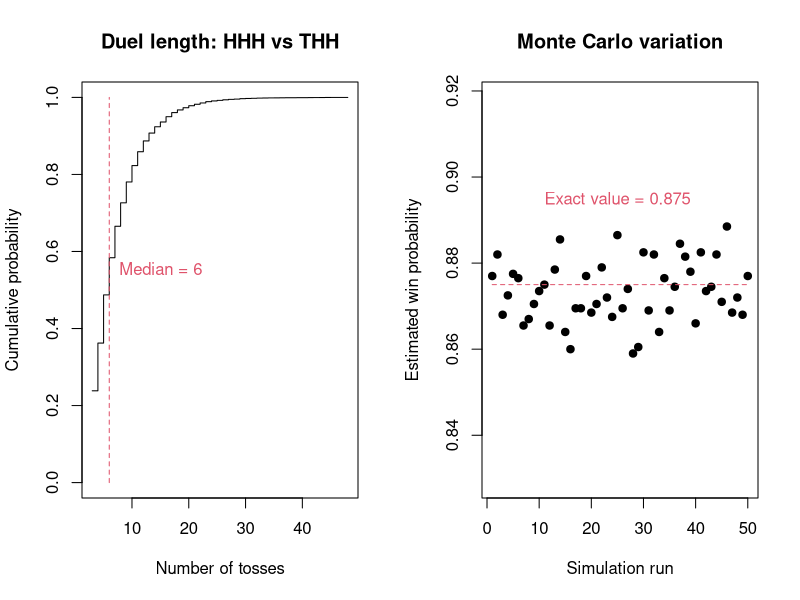

Recreate this plot in R.

# Statistical Programming
# Practical 2: Sequence duels and the perils of independence
#
# Group 3:
# Alejandra Campo Archbold (s3023700)
# Weihang Gu (s2932201)
# Weichen Zhao (s2929481)
#
# Contributions:
# - Alejandra Campo Archbold: []
# - Weihang Gu: []
# - Weichen Zhao: []
#
# GitHub URL:


#-------------------------------------------------------------------------------
# Overview:
#
# Two players choose patterns of heads (1) and tails (0).
# They watch the same coin tosses, and the first pattern to appear wins.
# We simulate duels, find win probabilities and calculate exact waiting
# times. We then compare patterns, look for cycles and change the coin bias.
#-------------------------------------------------------------------------------


#-------------------------------------------------------------------------------
# Function definitions
#-------------------------------------------------------------------------------

# Q1: firsthit

firsthit <- function(x, a){
  # Description: finds the first occurrence of pattern a in x.
  # Inputs: x (coin tosses), a (the pattern to find).
  # Output: the ending position of the first match, or NA.
  # How it works: checks each window of length k in order.
  
  k <- length(a)
  n <- length(x)
  
  if(k == 0){
    stop("Please add a 0/1 pattern.")
  }
  
  if(n < k){
    return(NA)
  }
  
  for(m in k:n){
    w <- x[(m-k+1):m]
    
    if(all(w == a)){
      return(m)
    }
  }
  
  return(NA)
}


# Q2 and Q3: simulate_duels

simulate_duels <- function(a, b, p=0.5, nreps=1, block=20){
  # Description: simulates several duels between a and b.
  # Inputs: a and b (patterns), p (chance of heads),
  #         nreps (number of duels), block (tosses per batch).
  # Output: a matrix of winners and toss counts for all duels.
  # How it works: each row is one duel. Both patterns use the same
  # tosses in that row. Only unfinished rows receive new tosses.
  
  k <- length(a)
  
  if(k == 0 || length(b) != k ||
     anyNA(a) || anyNA(b) ||
     any(!(a %in% c(0,1))) || any(!(b %in% c(0,1))) ||
     all(a == b)){
    stop("a and b must be different 0/1 patterns of equal length.")
  }
  
  if(length(p) != 1 || !is.numeric(p) ||
     !is.finite(p) || p <= 0 || p >= 1){
    stop("p must be between 0 and 1.")
  }
  
  if(length(nreps) != 1 || !is.numeric(nreps) ||
     !is.finite(nreps) || nreps < 1 ||
     nreps != floor(nreps)){
    stop("nreps must be a positive integer.")
  }
  
  if(length(block) != 1 || !is.numeric(block) ||
     !is.finite(block) || block < 1 ||
     block != floor(block)){
    stop("block must be a positive integer.")
  }
  
  # Keep only the most recent k tosses from each duel.
  recent <- matrix(0, nrow=nreps, ncol=k)
  winner <- rep(NA_integer_, nreps)
  tosses <- integer(nreps)
  unfinished <- seq_len(nreps)
  
  while(length(unfinished) > 0){
    
    new <- matrix(
      rbinom(length(unfinished)*block, size=1, prob=p),
      nrow=length(unfinished), ncol=block
    )
    
    for(j in seq_len(block)){
      active_rows <- is.na(winner[unfinished])
      active <- unfinished[active_rows]
      
      if(length(active) == 0){
        break
      }
      
      current <- new[active_rows, j]
      
      if(k > 1){
        recent[active, 1:(k-1)] <- recent[active, 2:k, drop=FALSE]
      }
      
      recent[active, k] <- current
      tosses[active] <- tosses[active] + 1
      ready <- active[tosses[active] >= k]
      
      if(length(ready) > 0){
        windows <- recent[ready, , drop=FALSE]
        
        # Compare the rows with a and b at the same time.
        target_a <- matrix(a, nrow=length(ready),
                           ncol=k, byrow=TRUE)
        target_b <- matrix(b, nrow=length(ready),
                           ncol=k, byrow=TRUE)
        
        match_a <- rowSums(windows == target_a) == k
        match_b <- rowSums(windows == target_b) == k
        
        winner[ready[match_a]] <- 1
        winner[ready[match_b]] <- 0
      }
    }
    
    unfinished <- which(is.na(winner))
  }
  
  return(cbind(winner, tosses))
}


# Q2: duel

duel <- function(a, b, p=0.5){
  # Description: simulates one game between patterns a and b.
  # Inputs: a and b (patterns), p (chance of heads).
  # Output: c(winner, tosses), with 1 for a and 0 for b.
  # How it works: uses simulate_duels for one game.
  
  result <- simulate_duels(a, b, p, nreps=1)
  return(result[1,])
}


# Q3: pwin

pwin <- function(a, b, p=0.5, nreps=10000){
  # Description: estimates the probability that a beats b.
  # Inputs: a and b (patterns), p (chance of heads),
  #         nreps (number of simulated games).
  # Output: the proportion of games won by a.
  
  results <- simulate_duels(a, b, p, nreps=nreps)
  return(mean(results[, "winner"]))
}


# Q4: ewait

ewait <- function(a, p=0.5){
  # Description: calculates the exact mean wait for pattern a.
  # Inputs: a (pattern), p (chance of heads).
  # Output: the expected number of tosses until a first appears.
  # How it works: adds 1/P(prefix) for every self-overlap length.
  
  k <- length(a)
  
  if(k == 0 || anyNA(a) || any(!(a %in% c(0,1)))){
    stop("Please enter a non-empty 0/1 pattern.")
  }
  
  if(length(p) != 1 || !is.numeric(p) ||
     !is.finite(p) || p <= 0 || p >= 1){
    stop("p must be between 0 and 1.")
  }
  
  wait <- 0
  
  for(j in seq_len(k)){
    first <- a[1:j]
    last <- a[(k-j+1):k]
    
    if(all(first == last)){
      h <- sum(first)
      prob <- p^h * (1-p)^(j-h)
      wait <- wait + 1/prob
    }
  }
  
  return(wait)
}


# Q4: simwait

simwait <- function(a, p=0.5, nreps=3000, block=20){
  # Description: estimates the wait for one pattern by simulation.
  # Inputs: a (pattern), p (heads), nreps (runs), block (batch size).
  # Output: the simulated waiting time for each run.
  # How it works: keeps adding tosses until firsthit finds a.
  
  waits <- integer(nreps)
  
  for(i in seq_len(nreps)){
    x <- integer(0)
    hit <- NA
    
    while(is.na(hit)){
      x <- c(x, rbinom(block, size=1, prob=p))
      hit <- firsthit(x, a)
    }
    
    waits[i] <- hit
  }
  
  return(waits)
}


# Q5: pmat

pmat <- function(k, p=0.5, nreps=10000){
  # Description: estimates win probabilities for all pattern pairs.
  # Inputs: k (pattern length), p (heads), nreps (games per pair).
  # Output: matrix M, where M[i,j] is P(pattern i beats pattern j).
  # How it works: generates every 0/1 pattern in binary order.
  # For k=3 the order is 000, 001, ..., 111. Each pair is
  # simulated once. The diagonal is NA and reverse wins add to 1.
  
  if(length(k) != 1 || !is.numeric(k) ||
     !is.finite(k) || k < 1 || k != floor(k)){
    stop("k must be a positive integer.")
  }
  
  # expand.grid creates all 0/1 combinations for k positions.
  patterns <- as.matrix(expand.grid(rep(list(0:1), k)))
  patterns <- patterns[, k:1, drop=FALSE]
  labels <- apply(patterns, 1, paste, collapse="")
  n <- nrow(patterns)
  
  M <- matrix(NA_real_, nrow=n, ncol=n)
  rownames(M) <- labels
  colnames(M) <- labels
  
  for(i in seq_len(n-1)){
    for(j in (i+1):n){
      prob <- pwin(patterns[i,], patterns[j,], p=p, nreps=nreps)
      M[i,j] <- prob
      M[j,i] <- 1-prob
    }
  }
  
  return(M)
}


# Q5(a): best_reply

best_reply <- function(M){
  # Description: finds the best reply to each pattern.
  # Input: M (matrix where each row pattern beats a column pattern).
  # Output: pattern, its best reply and the estimated win chance.
  # How it works: finds the largest value in each column.
  
  n <- ncol(M)
  result <- data.frame(
    pattern=colnames(M),
    reply=character(n),
    probability=numeric(n)
  )
  
  for(j in seq_len(n)){
    i <- which.max(M[,j])
    result$reply[j] <- rownames(M)[i]
    result$probability[j] <- M[i,j]
  }
  
  result$probability <- round(result$probability, 3)
  return(result)
}


# Q5(b): find_cycle

find_cycle <- function(M, cutoff=0.55){
  # Description: finds the shortest clear non-transitive cycle.
  # Inputs: M (win matrix), cutoff (minimum win probability).
  # Output: the positions in a cycle, or NULL if none is found.
  # How it works: builds paths of length 3, then 4, and so on.
  # A path forms a cycle if its last pattern beats its first.
  
  n <- nrow(M)
  
  if(n < 3){
    return(NULL)
  }
  
  beats <- M > cutoff
  beats[is.na(beats)] <- FALSE
  
  for(size in 3:n){
    for(start in seq_len(n)){
      paths <- list(start)
      
      for(step in seq_len(size-1)){
        new_paths <- list()
        
        for(path in paths){
          current <- tail(path, 1)
          options <- which(beats[current,])
          options <- options[!(options %in% path)]
          
          for(j in options){
            new_paths[[length(new_paths)+1]] <- c(path,j)
          }
        }
        
        paths <- new_paths
      }
      
      for(path in paths){
        last <- tail(path, 1)
        
        if(beats[last,start]){
          return(c(path,start))
        }
      }
    }
  }
  
  return(NULL)
}


# Q5(b): show_cycle

show_cycle <- function(M, cutoff=0.55){
  # Description: prints a cycle and its win probabilities.
  # Inputs: M (win matrix), cutoff (minimum win probability).
  # Output: a labelled cycle and the probability of each win.
  
  cycle <- find_cycle(M, cutoff=cutoff)
  
  if(is.null(cycle)){
    cat("No clear non-transitive cycle found.\n")
    return(invisible(NULL))
  }
  
  labels <- rownames(M)
  cat("Cycle:", paste(labels[cycle], collapse=" -> "), "\n")
  
  for(i in seq_len(length(cycle)-1)){
    a <- cycle[i]
    b <- cycle[i+1]
    cat(labels[a], "beats", labels[b], ":",
        round(M[a,b], 3), "\n")
  }
}


#-------------------------------------------------------------------------------
# Run code and analysis
#-------------------------------------------------------------------------------

# A fixed seed makes the simulation results reproducible.
set.seed(2026)


# Q1: Check firsthit on simple streams

x <- c(1,0,0,1,0,1,1)
a <- c(1,0,1)

cat("Q1: First hit of 101:", firsthit(x,a), "(expected 6)\n")
cat("Q1: Pattern 111 absent:", firsthit(x,c(1,1,1)), "\n")
cat("Q1: Short stream:", firsthit(c(1,0),a), "\n")


# Q2: Simulate one duel

a <- c(1,0,1)
b <- c(0,1,1)
result <- duel(a,b)

cat("\nQ2: Duel between 101 and 011\n")
print(result)


# Q3: Estimate the chance that HHH beats THH

p_fair <- pwin(c(1,1,1), c(0,1,1))
p_bias <- pwin(c(1,1,1), c(0,1,1), p=0.7)

cat("\nQ3: Win probability estimates\n")
cat("P(HHH beats THH), p=0.5:", round(p_fair,3), "\n")
cat("P(HHH beats THH), p=0.7:", round(p_bias,3), "\n")

# The exact probabilities for this pair are 0.125 and 0.343.


# Q4: Compare exact and simulated waiting times

patterns4 <- list(
  c(1,1,1), c(1,1,0), c(1,0,1), c(1,1,0)
)
labels4 <- c("HHH", "HHT", "HTH", "HHT")
probs4 <- c(0.5, 0.5, 0.5, 0.7)

exact4 <- numeric(length(patterns4))
mc4 <- numeric(length(patterns4))

for(i in seq_along(patterns4)){
  exact4[i] <- ewait(patterns4[[i]], p=probs4[i])
  mc4[i] <- mean(simwait(patterns4[[i]], p=probs4[i]))
}

comparison4 <- data.frame(
  pattern=labels4,
  p=probs4,
  exact=round(exact4,3),
  simulated=round(mc4,3)
)

cat("\nQ4: Exact and simulated waiting times\n")
print(comparison4, row.names=FALSE)


# Q5: Construct the fair-coin win matrix

M <- pmat(k=3, p=0.5, nreps=10000)


# Q5(a): Find the best reply to every pattern

cat("\nQ5(a): Best replies, p=0.5\n")
print(best_reply(M), row.names=FALSE)


# Q5(b): Find near-ties and a non-transitive cycle

# An estimate within 0.03 of 0.5 is treated as nearly even.
# upper.tri selects each unordered pair only once.
tie_pos <- which(
  upper.tri(M) & abs(M-0.5) < 0.03,
  arr.ind=TRUE
)

ties <- data.frame(
  pattern_a=rownames(M)[tie_pos[,1]],
  pattern_b=colnames(M)[tie_pos[,2]],
  p_a_wins=round(M[tie_pos],3)
)

cat("\nQ5(b): Approximately even pairs\n")
print(ties, row.names=FALSE)

# The near-ties rule out three clear wins in a fair-coin cycle.
# Try different cycle lengths rather than assuming three patterns.
cat("\nQ5(b): Shortest clear cycle, p=0.5\n")
show_cycle(M, cutoff=0.55)


# Q5(c): Compare individual waits and head-to-head results

patterns3 <- as.matrix(expand.grid(rep(list(0:1),3)))
patterns3 <- patterns3[,3:1,drop=FALSE]
waits3 <- numeric(nrow(patterns3))

for(i in seq_len(nrow(patterns3))){
  waits3[i] <- ewait(patterns3[i,])
}

waiting_rank <- data.frame(
  pattern=rownames(M),
  expected_wait=waits3
)
waiting_rank <- waiting_rank[order(waiting_rank$expected_wait),]

cat("\nQ5(c): Ranking by expected waiting time\n")
print(waiting_rank, row.names=FALSE)

# TTH and THH have the same isolated mean wait of 8 tosses,
# but one is much more likely to win when they compete.
cat("\nQ5(c): TTH against THH\n")
cat("Expected wait of TTH:", ewait(c(0,0,1)), "\n")
cat("Expected wait of THH:", ewait(c(0,1,1)), "\n")
cat("P(TTH beats THH):", round(M["001","011"],3), "\n")


# Q6: Plot duel duration and Monte Carlo variation

# Plot 1: empirical distribution of the tosses until a winner.
games <- simulate_duels(c(1,1,1), c(0,1,1), nreps=10000)
duration <- games[,"tosses"]
freq <- table(duration)
xval <- as.numeric(names(freq))
cumprob <- cumsum(as.numeric(freq))/length(duration)
med <- median(duration)

par(mfrow=c(1,2))

plot(xval, cumprob, type="s", ylim=c(0,1),
     xlab="Number of tosses", ylab="Cumulative probability",
     main="Duel length: HHH vs THH")
lines(c(med,med), c(0,1), col=2, lty=2)
text(med, 0.55, paste("Median =",med), pos=4, col=2)

# Plot 2: 50 separate estimates of P(THH beats HHH).
estimates <- numeric(50)

for(i in seq_len(50)){
  estimates[i] <- pwin(c(0,1,1), c(1,1,1), nreps=2000)
}

reference <- 7/8
limits <- range(c(estimates, reference)) + c(-0.03,0.03)

plot(estimates, pch=19, ylim=limits,
     xlab="Simulation run", ylab="Estimated win probability",
     main="Monte Carlo variation")
lines(c(1,50), c(reference,reference), col=2, lty=2)
text(25, reference+0.02, "Exact value = 0.875", col=2)

par(mfrow=c(1,1))


# Q7: Compare the game when the coin is biased

for(bias in c(0.25,0.7)){
  M_bias <- pmat(k=3, p=bias, nreps=20000)
  
  cat("\nQ7: Best replies for p =", bias, "\n")
  print(best_reply(M_bias), row.names=FALSE)
  
  cat("\nQ7: Non-transitive cycle for p =", bias, "\n")
  show_cycle(M_bias, cutoff=0.55)
}

# Bias changes the best replies. For example, 000 becomes the best
# reply to 001 when p=0.25, rather than 100 for a fair coin.
# When p=0.7, 110 becomes the best reply to 010 rather than 001.
# Both biased cases can have three-pattern cycles, while the fair
# coin needs four patterns for a cycle of clear wins.


#-------------------------------------------------------------------------------
# Conclusion
#-------------------------------------------------------------------------------

# TTH and THH have equal mean waiting times, but TTH usually wins
# their direct duel. The patterns use the same toss stream, so the
# waiting times are dependent. Ranking patterns by their separate
# waiting times can therefore give the wrong head-to-head answer.
